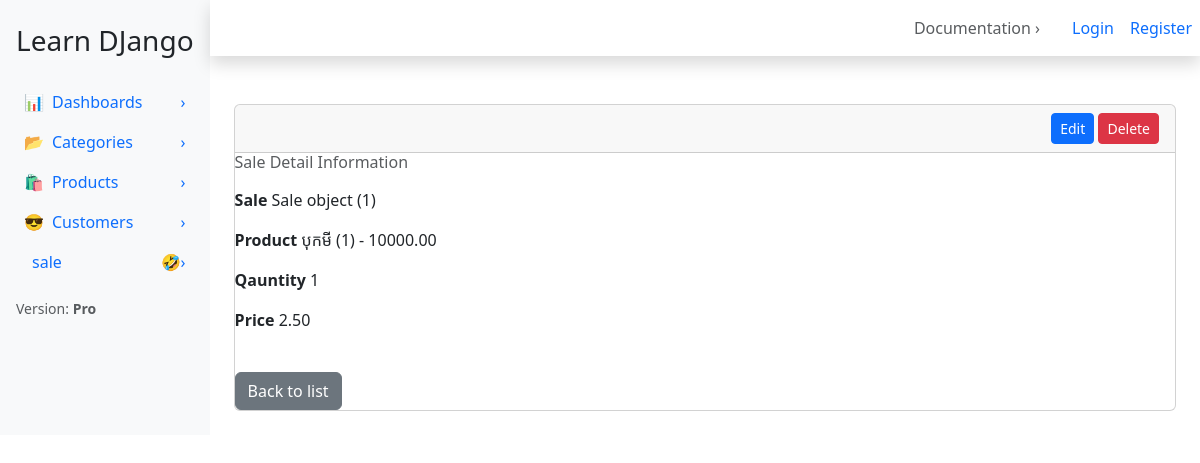
Page /saledetail/1/ on the committed database.
### apps/saledetail/models.py (models this page shows, shortened)
class SaleDetail(models.Model):
     sale = models.ForeignKey(Sale, on_delete=models.CASCADE)
     product = models.ForeignKey(Product, on_delete=models.CASCADE)
     qty = models.IntegerField(blank=False, null=False, default=1)
     price = models.DecimalField(max_digits=8, decimal_places=2, blank=False, null=False)
     class Meta:
          unique_together = ('sale', 'product')

### apps/sale/models.py (models this page shows)
class Sale(models.Model):
     saleCode = models.CharField(blank=False, null=False, max_length=20)
     saleData = models.DateField(blank=False, null=False)
     customerId = models.ForeignKey(Customer, on_delete=models.CASCADE)

### apps/product/models.py (models this page shows)
class Product(models.Model):
    name = models.CharField(max_length=200)
    photo = models.ImageField(upload_to='products_photo/', blank=True, null=True)
    quantity = models.PositiveIntegerField(default=0)
    price = models.DecimalField(max_digits=10, decimal_places=2, default=0)
    category = models.ForeignKey(
        Category,
        on_delete=models.CASCADE,
        related_name='products',
        blank=True,
        null=True
    )
    def __str__(self):
        return f"{self.name} ({self.quantity}) - {self.price}"

### apps/saledetail/views.py (the view)
# urls.py: path('<int:pk>/', SaleDetailDetailView.as_view(), name='saledetail_detail'),
class SaleDetailDetailView(DetailView):
    model = SaleDetail
    template_name = 'saledetail/detail_saledetail.html'
    context_object_name = 'saledetail'

### apps/saledetail/templates/saledetail/detail_saledetail.html (shortened to what this page needs)
{% extends 'base.html' %}
{% block content %}
<div class="card">
     <div class="card-header d-flex justify-content-between align-items-center">
          <div>
               <a href="{% url 'list_saledetail:saledetail_edit' sale.pk %}" class="btn btn-sm btn-primary">Edit</a>
               <a href="{% url 'list_saledetail:saledetail_delete' sale.pk %}" class="btn btn-sm btn-danger">Delete</a>
          </div>
     </div>
    <div class="row">
          <div class="col-md-6">
               <h6 class="text-muted mb-3">Sale Detail Information</h6>
               <p><strong>Sale</strong> {{ saledetail.sale }}</p>
               <p><strong>Product</strong> {{ saledetail.product }}</p>
               <p><strong>Qauntity</strong> {{ saledetail.qty }}</p>
               <p><strong>Price</strong> {{ saledetail.price }}</p>
          </div>
    </div>
    <div class="mt-4">
          <a href="{% url 'list_saledetail:saledetail_list' %}" class="btn btn-secondary">Back to list</a>
    </div>
  </div>
</div>
{% endblock %}

### rows in the picture
SaleDetail: sale "Sale object (1)", product "បុកមី (1) - 10000.00", qty "1", price "2.50"
